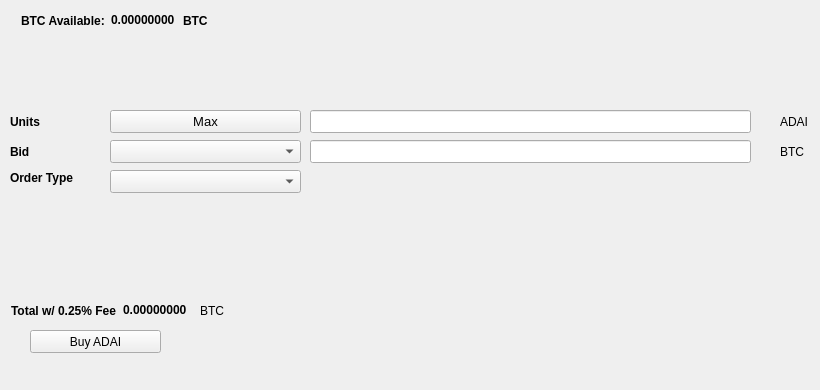
   <widget class="QWidget" name="BuyTab">
    <attribute name="title">
     <string>Buy</string>
    </attribute>
    <widget class="QPushButton" name="BuyADAI">
     <property name="geometry">
      <rect>
       <x>30</x>
       <y>330</y>
       <width>131</width>
       <height>23</height>
      </rect>
     </property>
     <property name="text">
      <string>Buy ADAI</string>
     </property>
     <property name="icon">
      <iconset resource="../bitzonecoin.qrc">
       <normaloff>:/icons/bitcoin</normaloff>:/icons/bitcoin</iconset>
     </property>
    </widget>
    <widget class="QLabel" name="label_3">
     <property name="geometry">
      <rect>
       <x>10</x>
       <y>110</y>
       <width>46</width>
       <height>23</height>
      </rect>
     </property>
     <property name="font">
      <font>
       <weight>75</weight>
       <bold>true</bold>
      </font>
     </property>
     <property name="text">
      <string>Units</string>
     </property>
    </widget>
    <widget class="QLineEdit" name="UnitsInput">
     <property name="geometry">
      <rect>
       <x>310</x>
       <y>110</y>
       <width>441</width>
       <height>23</height>
      </rect>
     </property>
     <property name="font">
      <font>
       <pointsize>9</pointsize>
       <weight>75</weight>
       <bold>true</bold>
      </font>
     </property>
    </widget>
    <widget class="QLineEdit" name="BuyBidPriceEdit">
     <property name="geometry">
      <rect>
       <x>310</x>
       <y>140</y>
       <width>441</width>
       <height>23</height>
      </rect>
     </property>
     <property name="font">
      <font>
       <pointsize>9</pointsize>
       <weight>75</weight>
       <bold>true</bold>
      </font>
     </property>
    </widget>
    <widget class="QLabel" name="label_4">
     <property name="geometry">
      <rect>
       <x>780</x>
       <y>110</y>
       <width>31</width>
       <height>23</height>
      </rect>
     </property>
     <property name="text">
      <string>ADAI</string>
     </property>
    </widget>
    <widget class="QLabel" name="label_5">
     <property name="geometry">
      <rect>
       <x>780</x>
       <y>140</y>
       <width>31</width>
       <height>23</height>
      </rect>
     </property>
     <property name="text">
      <string>BTC</string>
     </property>
    </widget>
    <widget class="QLabel" name="label_6">
     <property name="geometry">
      <rect>
       <x>10</x>
       <y>140</y>
       <width>46</width>
       <height>23</height>
      </rect>
     </property>
     <property name="font">
      <font>
       <weight>75</weight>
       <bold>true</bold>
      </font>
     </property>
     <property name="text">
      <string>Bid</string>
     </property>
    </widget>
    <widget class="QLabel" name="label_7">
     <property name="geometry">
      <rect>
       <x>10</x>
       <y>170</y>
       <width>91</width>
       <height>16</height>
      </rect>
     </property>
     <property name="font">
      <font>
       <weight>75</weight>
       <bold>true</bold>
      </font>
     </property>
     <property name="text">
      <string>Order Type</string>
     </property>
    </widget>
    <widget class="QPushButton" name="Buy_Max_Amount">
     <property name="geometry">
      <rect>
       <x>110</x>
       <y>110</y>
       <width>191</width>
       <height>23</height>
      </rect>
     </property>
     <property name="font">
      <font>
       <pointsize>10</pointsize>
      </font>
     </property>
     <property name="text">
      <string>Max</string>
     </property>
    </widget>
    <widget class="QComboBox" name="BuyBidcomboBox">
     <property name="geometry">
      <rect>
       <x>110</x>
       <y>140</y>
       <width>191</width>
       <height>23</height>
      </rect>
     </property>
     <property name="font">
      <font>
       <pointsize>10</pointsize>
      </font>
     </property>
    </widget>
    <widget class="QComboBox" name="buyOrdertypeCombo">
     <property name="geometry">
      <rect>
       <x>110</x>
       <y>170</y>
       <width>191</width>
       <height>23</height>
      </rect>
     </property>
     <property name="font">
      <font>
       <pointsize>10</pointsize>
      </font>
     </property>
    </widget>
    <widget class="QWidget" name="layoutWidget1">
     <property name="geometry">
      <rect>
       <x>21</x>
       <y>11</y>
       <width>227</width>
       <height>19</height>
      </rect>
     </property>
     <layout class="QHBoxLayout" name="horizontalLayout_3">
      <item>
       <widget class="QLabel" name="label232">
        <property name="font">
         <font>
          <weight>75</weight>
          <bold>true</bold>
         </font>
        </property>
        <property name="text">
         <string>BTC Available:</string>
        </property>
       </widget>
      </item>
      <item>
       <widget class="QLabel" name="BtcAvailableLbl">
        <property name="palette">
         <palette>
          <active>
           <colorrole role="WindowText">
            <brush brushstyle="SolidPattern">
             <color alpha="255">
              <red>0</red>
              <green>0</green>
              <blue>0</blue>
             </color>
            </brush>
           </colorrole>
           <colorrole role="Button">
            <brush brushstyle="SolidPattern">
             <color alpha="255">
              <red>0</red>
              <green>170</green>
              <blue>0</blue>
             </color>
            </brush>
           </colorrole>
           <colorrole role="Light">
            <brush brushstyle="SolidPattern">
             <color alpha="255">
              <red>0</red>
              <green>255</green>
              <blue>0</blue>
             </color>
            </brush>
           </colorrole>
           <colorrole role="Midlight">
            <brush brushstyle="SolidPattern">
             <color alpha="255">
              <red>0</red>
              <green>212</green>
              <blue>0</blue>
             </color>
            </brush>
           </colorrole>
           <colorrole role="Dark">
            <brush brushstyle="SolidPattern">
             <color alpha="255">
              <red>0</red>
              <green>85</green>
              <blue>0</blue>
             </color>
            </brush>
           </colorrole>
           <colorrole role="Mid">
            <brush brushstyle="SolidPattern">
             <color alpha="255">
              <red>0</red>
              <green>113</green>
              <blue>0</blue>
             </color>
            </brush>
           </colorrole>
           <colorrole role="Text">
            <brush brushstyle="SolidPattern">
             <color alpha="255">
              <red>0</red>
              <green>170</green>
              <blue>0</blue>
             </color>
            </brush>
           </colorrole>
           <colorrole role="BrightText">
            <brush brushstyle="SolidPattern">
             <color alpha="255">
              <red>255</red>
              <green>255</green>
              <blue>255</blue>
             </color>
            </brush>
           </colorrole>
           <colorrole role="ButtonText">
            <brush brushstyle="SolidPattern">
             <color alpha="255">
              <red>0</red>
              <green>0</green>
              <blue>0</blue>
             </color>
            </brush>
           </colorrole>
           <colorrole role="Base">
            <brush brushstyle="SolidPattern">
             <color alpha="255">
              <red>255</red>
              <green>255</green>
              <blue>255</blue>
             </color>
            </brush>
           </colorrole>
           <colorrole role="Window">
            <brush brushstyle="SolidPattern">
             <color alpha="255">
              <red>0</red>
              <green>170</green>
              <blue>0</blue>
             </color>
            </brush>
           </colorrole>
           <colorrole role="Shadow">
            <brush brushstyle="SolidPattern">
             <color alpha="255">
              <red>0</red>
              <green>0</green>
              <blue>0</blue>
             </color>
            </brush>
           </colorrole>
           <colorrole role="AlternateBase">
            <brush brushstyle="SolidPattern">
             <color alpha="255">
              <red>127</red>
              <green>212</green>
              <blue>127</blue>
             </color>
            </brush>
           </colorrole>
           <colorrole role="ToolTipBase">
            <brush brushstyle="SolidPattern">
             <color alpha="255">
              <red>255</red>
              <green>255</green>
              <blue>220</blue>
             </color>
            </brush>
           </colorrole>
           <colorrole role="ToolTipText">
            <brush brushstyle="SolidPattern">
             <color alpha="255">
              <red>0</red>
              <green>0</green>
              <blue>0</blue>
             </color>
            </brush>
           </colorrole>
          </active>
          <inactive>
           <colorrole role="WindowText">
            <brush brushstyle="SolidPattern">
             <color alpha="255">
              <red>0</red>
              <green>0</green>
              <blue>0</blue>
             </color>
            </brush>
           </colorrole>
           <colorrole role="Button">
            <brush brushstyle="SolidPattern">
             <color alpha="255">
              <red>0</red>
              <green>170</green>
              <blue>0</blue>
             </color>
            </brush>
           </colorrole>
           <colorrole role="Light">
            <brush brushstyle="SolidPattern">
             <color alpha="255">
              <red>0</red>
              <green>255</green>
              <blue>0</blue>
             </color>
            </brush>
           </colorrole>
           <colorrole role="Midlight">
            <brush brushstyle="SolidPattern">
             <color alpha="255">
              <red>0</red>
              <green>212</green>
              <blue>0</blue>
             </color>
            </brush>
           </colorrole>
           <colorrole role="Dark">
            <brush brushstyle="SolidPattern">
             <color alpha="255">
              <red>0</red>
              <green>85</green>
              <blue>0</blue>
             </color>
            </brush>
           </colorrole>
           <colorrole role="Mid">
            <brush brushstyle="SolidPattern">
             <color alpha="255">
              <red>0</red>
              <green>113</green>
              <blue>0</blue>
             </color>
            </brush>
           </colorrole>
           <colorrole role="Text">
            <brush brushstyle="SolidPattern">
             <color alpha="255">
              <red>0</red>
              <green>170</green>
              <blue>0</blue>
             </color>
            </brush>
           </colorrole>
           <colorrole role="BrightText">
            <brush brushstyle="SolidPattern">
             <color alpha="255">
              <red>255</red>
              <green>255</green>
              <blue>255</blue>
             </color>
            </brush>
           </colorrole>
           <colorrole role="ButtonText">
            <brush brushstyle="SolidPattern">
             <color alpha="255">
              <red>0</red>
              <green>0</green>
              <blue>0</blue>
             </color>
            </brush>
           </colorrole>
           <colorrole role="Base">
            <brush brushstyle="SolidPattern">
             <color alpha="255">
              <red>255</red>
              <green>255</green>
              <blue>255</blue>
             </color>
            </brush>
           </colorrole>
           <colorrole role="Window">
            <brush brushstyle="SolidPattern">
             <color alpha="255">
              <red>0</red>
              <green>170</green>
              <blue>0</blue>
             </color>
            </brush>
           </colorrole>
           <colorrole role="Shadow">
            <brush brushstyle="SolidPattern">
             <color alpha="255">
              <red>0</red>
              <green>0</green>
              <blue>0</blue>
             </color>
            </brush>
           </colorrole>
           <colorrole role="AlternateBase">
            <brush brushstyle="SolidPattern">
             <color alpha="255">
              <red>127</red>
              <green>212</green>
              <blue>127</blue>
             </color>
            </brush>
           </colorrole>
           <colorrole role="ToolTipBase">
            <brush brushstyle="SolidPattern">
             <color alpha="255">
              <red>255</red>
              <green>255</green>
              <blue>220</blue>
             </color>
            </brush>
           </colorrole>
           <colorrole role="ToolTipText">
            <brush brushstyle="SolidPattern">
             <color alpha="255">
              <red>0</red>
              <green>0</green>
              <blue>0</blue>
             </color>
            </brush>
           </colorrole>
          </inactive>
          <disabled>
           <colorrole role="WindowText">
            <brush brushstyle="SolidPattern">
             <color alpha="255">
              <red>0</red>
              <green>85</green>
              <blue>0</blue>
             </color>
            </brush>
           </colorrole>
           <colorrole role="Button">
            <brush brushstyle="SolidPattern">
             <color alpha="255">
              <red>0</red>
              <green>170</green>
              <blue>0</blue>
             </color>
            </brush>
           </colorrole>
           <colorrole role="Light">
            <brush brushstyle="SolidPattern">
             <color alpha="255">
              <red>0</red>
              <green>255</green>
              <blue>0</blue>
             </color>
            </brush>
           </colorrole>
           <colorrole role="Midlight">
            <brush brushstyle="SolidPattern">
             <color alpha="255">
              <red>0</red>
              <green>212</green>
              <blue>0</blue>
             </color>
            </brush>
           </colorrole>
           <colorrole role="Dark">
            <brush brushstyle="SolidPattern">
             <color alpha="255">
              <red>0</red>
              <green>85</green>
              <blue>0</blue>
             </color>
            </brush>
           </colorrole>
           <colorrole role="Mid">
            <brush brushstyle="SolidPattern">
             <color alpha="255">
              <red>0</red>
              <green>113</green>
              <blue>0</blue>
             </color>
            </brush>
           </colorrole>
           <colorrole role="Text">
            <brush brushstyle="SolidPattern">
             <color alpha="255">
              <red>0</red>
              <green>85</green>
              <blue>0</blue>
             </color>
            </brush>
           </colorrole>
           <colorrole role="BrightText">
            <brush brushstyle="SolidPattern">
             <color alpha="255">
              <red>255</red>
              <green>255</green>
              <blue>255</blue>
             </color>
            </brush>
           </colorrole>
           <colorrole role="ButtonText">
            <brush brushstyle="SolidPattern">
             <color alpha="255">
              <red>0</red>
              <green>85</green>
              <blue>0</blue>
             </color>
            </brush>
           </colorrole>
           <colorrole role="Base">
            <brush brushstyle="SolidPattern">
             <color alpha="255">
              <red>0</red>
              <green>170</green>
              <blue>0</blue>
             </color>
            </brush>
           </colorrole>
           <colorrole role="Window">
            <brush brushstyle="SolidPattern">
             <color alpha="255">
              <red>0</red>
              <green>170</green>
              <blue>0</blue>
             </color>
            </brush>
           </colorrole>
           <colorrole role="Shadow">
            <brush brushstyle="SolidPattern">
             <color alpha="255">
              <red>0</red>
              <green>0</green>
              <blue>0</blue>
             </color>
            </brush>
           </colorrole>
           <colorrole role="AlternateBase">
            <brush brushstyle="SolidPattern">
             <color alpha="255">
              <red>0</red>
              <green>170</green>
              <blue>0</blue>
             </color>
            </brush>
           </colorrole>
           <colorrole role="ToolTipBase">
            <brush brushstyle="SolidPattern">
             <color alpha="255">
              <red>255</red>
              <green>255</green>
              <blue>220</blue>
             </color>
            </brush>
           </colorrole>
           <colorrole role="ToolTipText">
            <brush brushstyle="SolidPattern">
             <color alpha="255">
              <red>0</red>
              <green>0</green>
              <blue>0</blue>
             </color>
            </brush>
           </colorrole>
          </disabled>
         </palette>
        </property>
        <property name="font">
         <font>
          <weight>75</weight>
          <bold>true</bold>
         </font>
        </property>
        <property name="text">
         <string>0.00000000</string>
        </property>
        <property name="textInteractionFlags">
         <set>Qt::LinksAccessibleByMouse|Qt::TextSelectableByKeyboard|Qt::TextSelectableByMouse</set>
        </property>
       </widget>
      </item>
      <item>
       <widget class="QLabel" name="BtcAvailableLbl_2">
        <property name="font">
         <font>
          <weight>75</weight>
          <bold>true</bold>
         </font>
        </property>
        <property name="text">
         <string>BTC</string>
        </property>
       </widget>
      </item>
     </layout>
    </widget>
    <widget class="QWidget" name="layoutWidge2">
     <property name="geometry">
      <rect>
       <x>11</x>
       <y>301</y>
       <width>259</width>
       <height>19</height>
      </rect>
     </property>
     <layout class="QHBoxLayout" name="horizontalLayout_4">
      <item>
       <widget class="QLabel" name="label_9">
        <property name="font">
         <font>
          <weight>75</weight>
          <bold>true</bold>
         </font>
        </property>
        <property name="text">
         <string>Total w/ 0.25% Fee</string>
        </property>
       </widget>
      </item>
      <item>
       <widget class="QLabel" name="BuyCostLabel">
        <property name="palette">
         <palette>
          <active>
           <colorrole role="WindowText">
            <brush brushstyle="SolidPattern">
             <color alpha="255">
              <red>0</red>
              <green>0</green>
              <blue>0</blue>
             </color>
            </brush>
           </colorrole>
           <colorrole role="Button">
            <brush brushstyle="SolidPattern">
             <color alpha="255">
              <red>0</red>
              <green>170</green>
              <blue>0</blue>
             </color>
            </brush>
           </colorrole>
           <colorrole role="Light">
            <brush brushstyle="SolidPattern">
             <color alpha="255">
              <red>0</red>
              <green>255</green>
              <blue>0</blue>
             </color>
            </brush>
           </colorrole>
           <colorrole role="Midlight">
            <brush brushstyle="SolidPattern">
             <color alpha="255">
              <red>0</red>
              <green>212</green>
              <blue>0</blue>
             </color>
            </brush>
           </colorrole>
           <colorrole role="Dark">
            <brush brushstyle="SolidPattern">
             <color alpha="255">
              <red>0</red>
              <green>85</green>
              <blue>0</blue>
             </color>
            </brush>
           </colorrole>
           <colorrole role="Mid">
            <brush brushstyle="SolidPattern">
             <color alpha="255">
              <red>0</red>
              <green>113</green>
              <blue>0</blue>
             </color>
            </brush>
           </colorrole>
           <colorrole role="Text">
            <brush brushstyle="SolidPattern">
             <color alpha="255">
              <red>0</red>
              <green>170</green>
              <blue>0</blue>
             </color>
            </brush>
           </colorrole>
           <colorrole role="BrightText">
            <brush brushstyle="SolidPattern">
             <color alpha="255">
              <red>255</red>
              <green>255</green>
              <blue>255</blue>
             </color>
            </brush>
           </colorrole>
           <colorrole role="ButtonText">
            <brush brushstyle="SolidPattern">
             <color alpha="255">
              <red>0</red>
              <green>0</green>
              <blue>0</blue>
             </color>
            </brush>
           </colorrole>
           <colorrole role="Base">
            <brush brushstyle="SolidPattern">
             <color alpha="255">
              <red>255</red>
              <green>255</green>
              <blue>255</blue>
             </color>
            </brush>
           </colorrole>
           <colorrole role="Window">
            <brush brushstyle="SolidPattern">
             <color alpha="255">
              <red>0</red>
              <green>170</green>
              <blue>0</blue>
             </color>
            </brush>
           </colorrole>
           <colorrole role="Shadow">
            <brush brushstyle="SolidPattern">
             <color alpha="255">
              <red>0</red>
              <green>0</green>
              <blue>0</blue>
             </color>
            </brush>
           </colorrole>
           <colorrole role="AlternateBase">
            <brush brushstyle="SolidPattern">
             <color alpha="255">
              <red>127</red>
              <green>212</green>
              <blue>127</blue>
             </color>
            </brush>
           </colorrole>
           <colorrole role="ToolTipBase">
            <brush brushstyle="SolidPattern">
             <color alpha="255">
              <red>255</red>
              <green>255</green>
              <blue>220</blue>
             </color>
            </brush>
           </colorrole>
           <colorrole role="ToolTipText">
            <brush brushstyle="SolidPattern">
             <color alpha="255">
              <red>0</red>
              <green>0</green>
              <blue>0</blue>
             </color>
            </brush>
           </colorrole>
          </active>
          <inactive>
           <colorrole role="WindowText">
            <brush brushstyle="SolidPattern">
             <color alpha="255">
              <red>0</red>
              <green>0</green>
              <blue>0</blue>
             </color>
            </brush>
           </colorrole>
           <colorrole role="Button">
            <brush brushstyle="SolidPattern">
             <color alpha="255">
              <red>0</red>
              <green>170</green>
              <blue>0</blue>
             </color>
            </brush>
           </colorrole>
           <colorrole role="Light">
            <brush brushstyle="SolidPattern">
             <color alpha="255">
              <red>0</red>
              <green>255</green>
              <blue>0</blue>
             </color>
            </brush>
           </colorrole>
           <colorrole role="Midlight">
            <brush brushstyle="SolidPattern">
             <color alpha="255">
              <red>0</red>
              <green>212</green>
              <blue>0</blue>
             </color>
            </brush>
           </colorrole>
           <colorrole role="Dark">
            <brush brushstyle="SolidPattern">
             <color alpha="255">
              <red>0</red>
              <green>85</green>
              <blue>0</blue>
             </color>
            </brush>
           </colorrole>
           <colorrole role="Mid">
            <brush brushstyle="SolidPattern">
             <color alpha="255">
              <red>0</red>
              <green>113</green>
              <blue>0</blue>
             </color>
            </brush>
           </colorrole>
           <colorrole role="Text">
            <brush brushstyle="SolidPattern">
             <color alpha="255">
              <red>0</red>
              <green>170</green>
              <blue>0</blue>
             </color>
            </brush>
           </colorrole>
           <colorrole role="BrightText">
            <brush brushstyle="SolidPattern">
             <color alpha="255">
              <red>255</red>
              <green>255</green>
              <blue>255</blue>
             </color>
            </brush>
           </colorrole>
           <colorrole role="ButtonText">
            <brush brushstyle="SolidPattern">
             <color alpha="255">
              <red>0</red>
              <green>0</green>
              <blue>0</blue>
             </color>
            </brush>
           </colorrole>
           <colorrole role="Base">
            <brush brushstyle="SolidPattern">
             <color alpha="255">
              <red>255</red>
              <green>255</green>
              <blue>255</blue>
             </color>
            </brush>
           </colorrole>
           <colorrole role="Window">
            <brush brushstyle="SolidPattern">
             <color alpha="255">
              <red>0</red>
              <green>170</green>
              <blue>0</blue>
             </color>
            </brush>
           </colorrole>
           <colorrole role="Shadow">
            <brush brushstyle="SolidPattern">
             <color alpha="255">
              <red>0</red>
              <green>0</green>
              <blue>0</blue>
             </color>
            </brush>
           </colorrole>
           <colorrole role="AlternateBase">
            <brush brushstyle="SolidPattern">
             <color alpha="255">
              <red>127</red>
              <green>212</green>
              <blue>127</blue>
             </color>
            </brush>
           </colorrole>
           <colorrole role="ToolTipBase">
            <brush brushstyle="SolidPattern">
             <color alpha="255">
              <red>255</red>
              <green>255</green>
              <blue>220</blue>
             </color>
            </brush>
           </colorrole>
           <colorrole role="ToolTipText">
            <brush brushstyle="SolidPattern">
             <color alpha="255">
              <red>0</red>
              <green>0</green>
              <blue>0</blue>
             </color>
            </brush>
           </colorrole>
          </inactive>
          <disabled>
           <colorrole role="WindowText">
            <brush brushstyle="SolidPattern">
             <color alpha="255">
              <red>0</red>
              <green>85</green>
              <blue>0</blue>
             </color>
            </brush>
           </colorrole>
           <colorrole role="Button">
            <brush brushstyle="SolidPattern">
             <color alpha="255">
              <red>0</red>
              <green>170</green>
              <blue>0</blue>
             </color>
            </brush>
           </colorrole>
           <colorrole role="Light">
            <brush brushstyle="SolidPattern">
             <color alpha="255">
              <red>0</red>
              <green>255</green>
              <blue>0</blue>
             </color>
            </brush>
           </colorrole>
           <colorrole role="Midlight">
            <brush brushstyle="SolidPattern">
             <color alpha="255">
              <red>0</red>
              <green>212</green>
              <blue>0</blue>
             </color>
            </brush>
           </colorrole>
           <colorrole role="Dark">
            <brush brushstyle="SolidPattern">
             <color alpha="255">
              <red>0</red>
              <green>85</green>
              <blue>0</blue>
             </color>
            </brush>
           </colorrole>
           <colorrole role="Mid">
            <brush brushstyle="SolidPattern">
             <color alpha="255">
              <red>0</red>
              <green>113</green>
              <blue>0</blue>
             </color>
            </brush>
           </colorrole>
           <colorrole role="Text">
            <brush brushstyle="SolidPattern">
             <color alpha="255">
              <red>0</red>
              <green>85</green>
              <blue>0</blue>
             </color>
            </brush>
           </colorrole>
           <colorrole role="BrightText">
            <brush brushstyle="SolidPattern">
             <color alpha="255">
              <red>255</red>
              <green>255</green>
              <blue>255</blue>
             </color>
            </brush>
           </colorrole>
           <colorrole role="ButtonText">
            <brush brushstyle="SolidPattern">
             <color alpha="255">
              <red>0</red>
              <green>85</green>
              <blue>0</blue>
             </color>
            </brush>
           </colorrole>
           <colorrole role="Base">
            <brush brushstyle="SolidPattern">
             <color alpha="255">
              <red>0</red>
              <green>170</green>
              <blue>0</blue>
             </color>
            </brush>
           </colorrole>
           <colorrole role="Window">
            <brush brushstyle="SolidPattern">
             <color alpha="255">
              <red>0</red>
              <green>170</green>
              <blue>0</blue>
             </color>
            </brush>
           </colorrole>
           <colorrole role="Shadow">
            <brush brushstyle="SolidPattern">
             <color alpha="255">
              <red>0</red>
              <green>0</green>
              <blue>0</blue>
             </color>
            </brush>
           </colorrole>
           <colorrole role="AlternateBase">
            <brush brushstyle="SolidPattern">
             <color alpha="255">
              <red>0</red>
              <green>170</green>
              <blue>0</blue>
             </color>
            </brush>
           </colorrole>
           <colorrole role="ToolTipBase">
            <brush brushstyle="SolidPattern">
             <color alpha="255">
              <red>255</red>
              <green>255</green>
              <blue>220</blue>
             </color>
            </brush>
           </colorrole>
           <colorrole role="ToolTipText">
            <brush brushstyle="SolidPattern">
             <color alpha="255">
              <red>0</red>
              <green>0</green>
              <blue>0</blue>
             </color>
            </brush>
           </colorrole>
          </disabled>
         </palette>
        </property>
        <property name="font">
         <font>
          <weight>75</weight>
          <bold>true</bold>
         </font>
        </property>
        <property name="autoFillBackground">
         <bool>false</bool>
        </property>
        <property name="text">
         <string>0.00000000</string>
        </property>
        <property name="textInteractionFlags">
         <set>Qt::LinksAccessibleByMouse|Qt::TextSelectableByMouse</set>
        </property>
       </widget>
      </item>
      <item>
       <widget class="QLabel" name="label_10">
        <property name="font">
         <font>
          <weight>50</weight>
          <bold>false</bold>
         </font>
        </property>
        <property name="text">
         <string>BTC</string>
        </property>
       </widget>
      </item>
     </layout>
    </widget>
    <widget class="QLabel" name="label_24">
     <property name="geometry">
      <rect>
       <x>460</x>
       <y>300</y>
       <width>281</width>
       <height>81</height>
      </rect>
     </property>
     <property name="text">
      <string/>
     </property>
     <property name="pixmap">
      <pixmap>:/images/bittrex</pixmap>
     </property>
    </widget>
   </widget>
